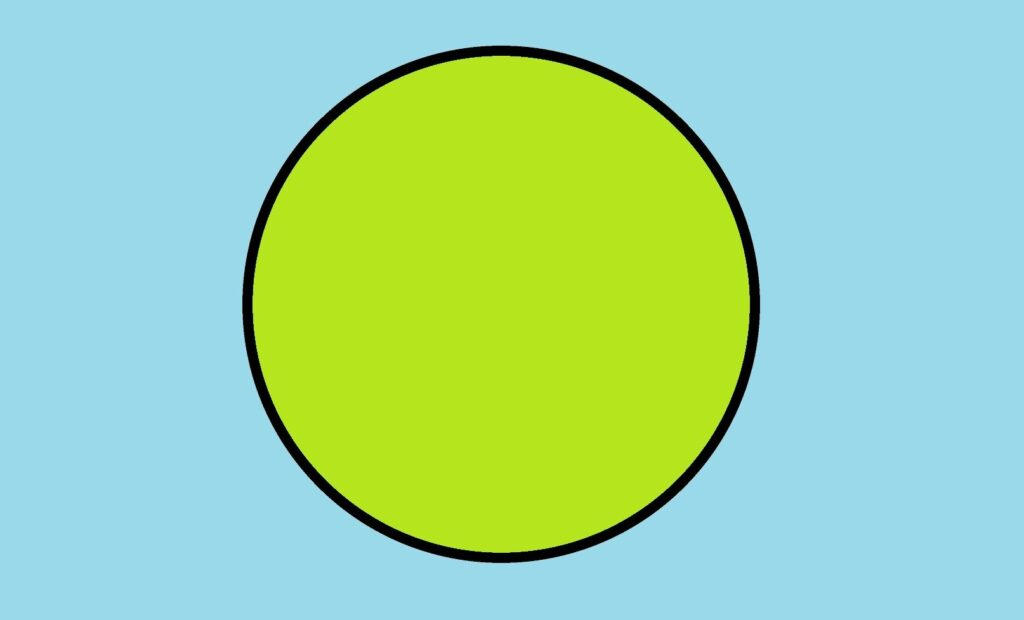
#> input picture circulos/circulo.png, 1024 x 620 px; its folder holds 4 pictures in this run
$ python Reconocimiento.py
#> lines starting #> are read from the running program, lines starting #| are printed output that depends on the picture; after the words box and inside, x2 and y2 are one past the last pixel; in counts of white or black regions, pixels touching at a corner belong together
import cv2
import numpy as np
from sklearn.svm import SVC
import glob
from sklearn.preprocessing import StandardScaler
from sklearn.pipeline import make_pipeline

# Función para extraer características de una imagen
def extract_features(image):
    # Convertir la imagen a escala de grises
    gray = cv2.cvtColor(image, cv2.COLOR_BGR2GRAY)

    # Aplicar desenfoque gaussiano para reducir el ruido
    blurred = cv2.GaussianBlur(gray, (5, 5), 0)

    # Binarización de la imagen utilizando el método de Otsu
    _, threshold = cv2.threshold(blurred, 0, 255, cv2.THRESH_BINARY + cv2.THRESH_OTSU)

    # Encontrar contornos en la imagen binarizada
    contours, _ = cv2.findContours(threshold, cv2.RETR_EXTERNAL, cv2.CHAIN_APPROX_SIMPLE)

    # Encontrar el contorno con el área máxima
    max_contour = max(contours, key=cv2.contourArea)

    # Aproximar el contorno a un polígono
    epsilon = 0.02 * cv2.arcLength(max_contour, True)
    approx = cv2.approxPolyDP(max_contour, epsilon, True)

    # Determinar el número de lados del polígono
    num_sides = len(approx)

    return num_sides

# Ruta de las imágenes de entrenamiento
circle_path = "circulos/*.png"
square_path = "cuadrados/*.png"
triangle_path = "triangulos/*.png"

# Leer las imágenes de entrenamiento
circle_images = [cv2.imread(file) for file in glob.glob(circle_path)]
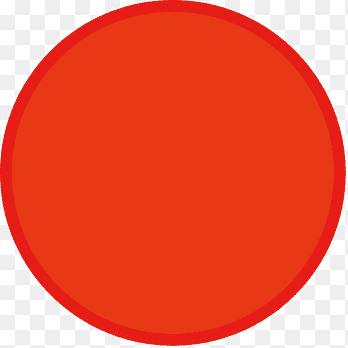
#> input picture circulos/circulo2.png, 348 x 348 px
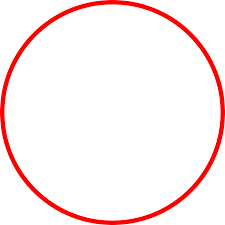
#> input picture circulos/circulo3.png, 225 x 225 px
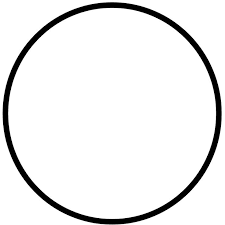
#> input picture circulos/circulo4.png, 225 x 225 px
#> circle_images = 4 items
square_images = [cv2.imread(file) for file in glob.glob(square_path)]
triangle_images = [cv2.imread(file) for file in glob.glob(triangle_path)]

# Crear un diccionario para mapear los nombres de las figuras a los índices
shape_mapping = {
    0: "Círculo",
    3: "Triángulo",
    4: "Cuadrado"
}

# Extraer características y generar etiquetas para las imágenes de entrenamiento
X_train = []
y_train = []

image_sets = [circle_images, triangle_images, square_images]

for i, image_set in enumerate(image_sets):
    for img in image_set:
        if img is not None:
            features = extract_features(img)
            X_train.append(features)
            y_train.append(i)
#> this loop made 3 passes
#> image_set on passes 2 to 3: [], []
#> pass 1, in extract_features, `gray = cv2.cvtColor(image, cv2.COLOR_BGR2GRAY)`:
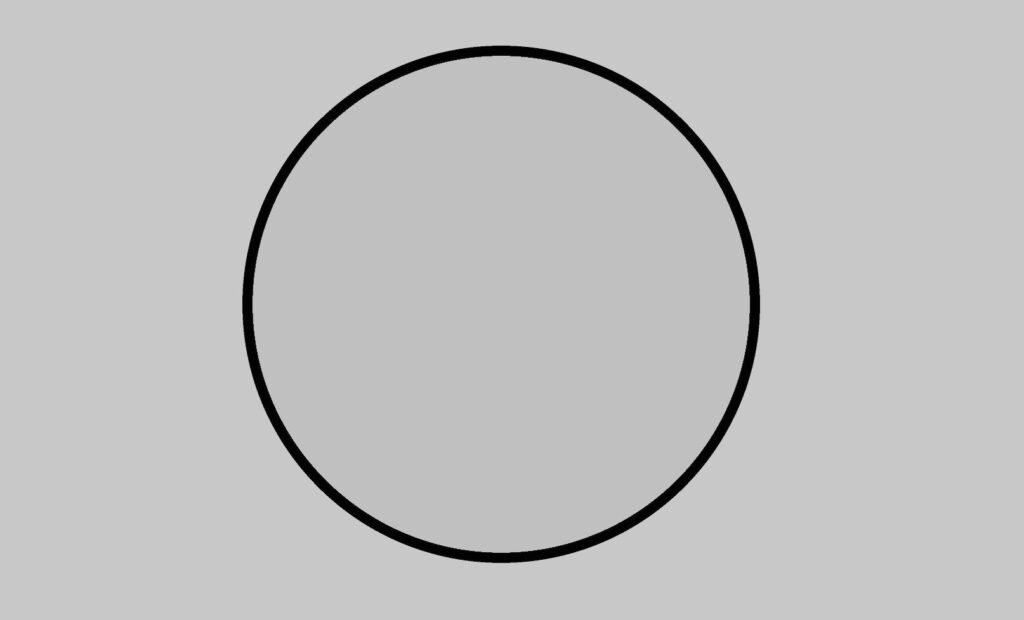
#> gray: shape (620, 1024); min 0, max 219, mean 192.5
#> pass 1, in extract_features, `_, threshold = cv2.threshold(blurred, 0, 255, cv2.THRESH_BINARY + cv2...`:
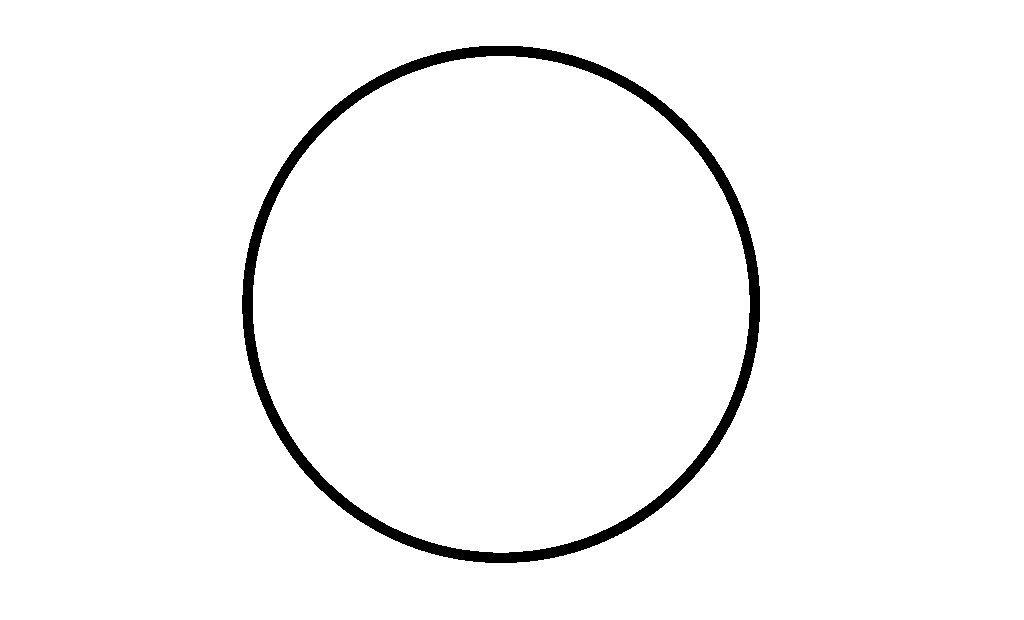
#> threshold: shape (620, 1024); 97.4% white; 1 black region, box (x1, y1, x2, y2) and area: (242, 46, 760, 563) 16799
#> pass 1, in extract_features (call 2), `gray = cv2.cvtColor(image, cv2.COLOR_BGR2GRAY)`:
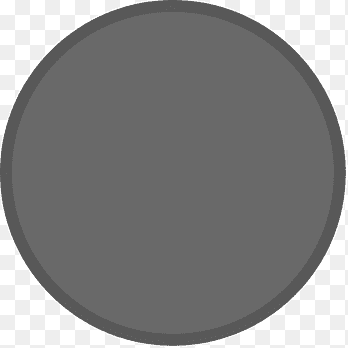
#> gray: shape (348, 348); min 88, max 255, mean 135.1
#> img is the input picture: shape (225, 225, 3); min 0, max 255, mean 236.2
#> after the loop, X_train = [4, 8, 8, 8]; y_train = [0, 0, 0, 0]

X_train = np.array(X_train)
y_train = np.array(y_train)

# Entrenar el clasificador utilizando un modelo de SVM
clf = make_pipeline(StandardScaler(), SVC(kernel='linear'))
#> (the run stopped early here; a loop or call above may not have finished)
